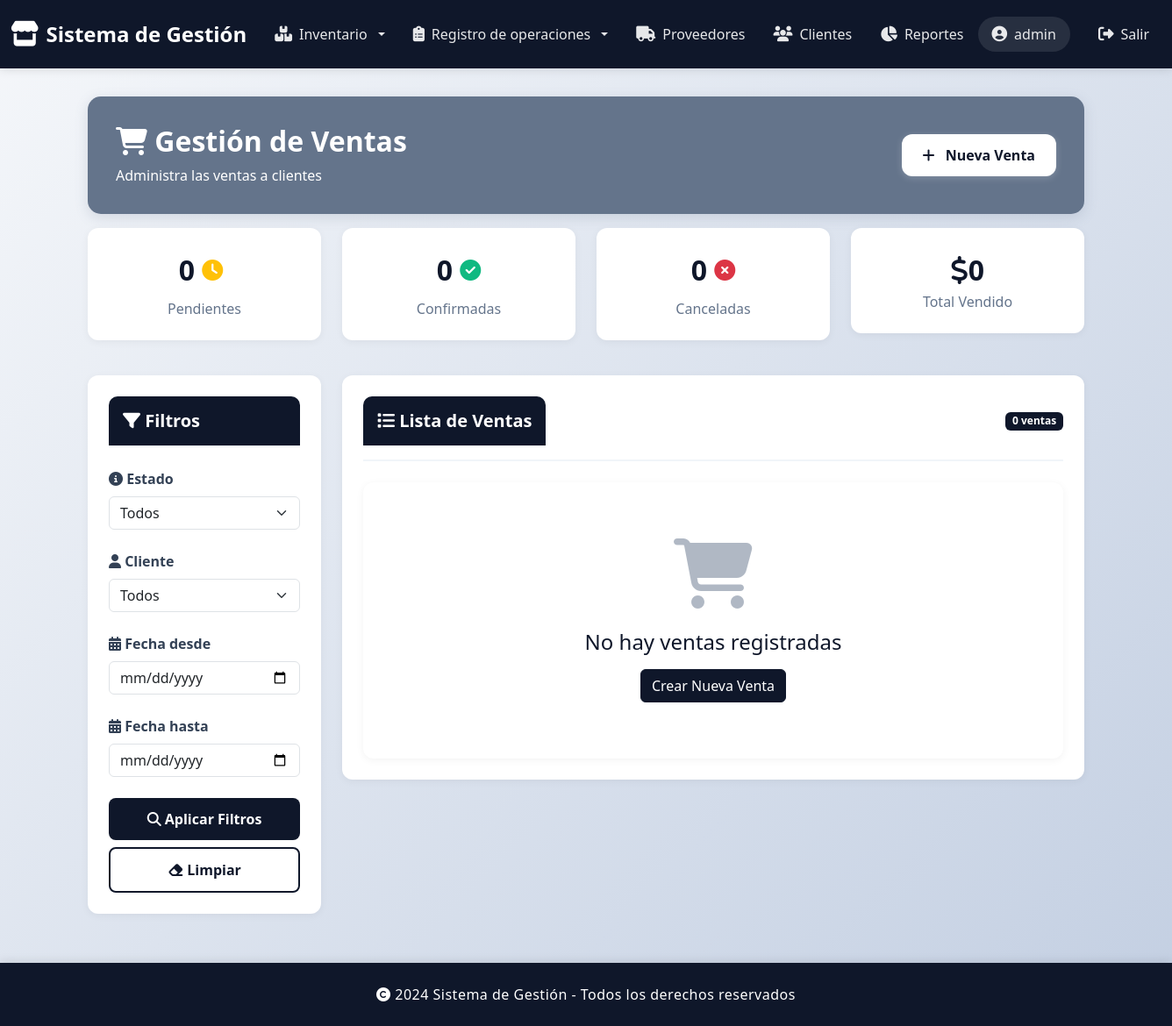
/ventas/ (signed in), run on an earlier commit of the app's database.
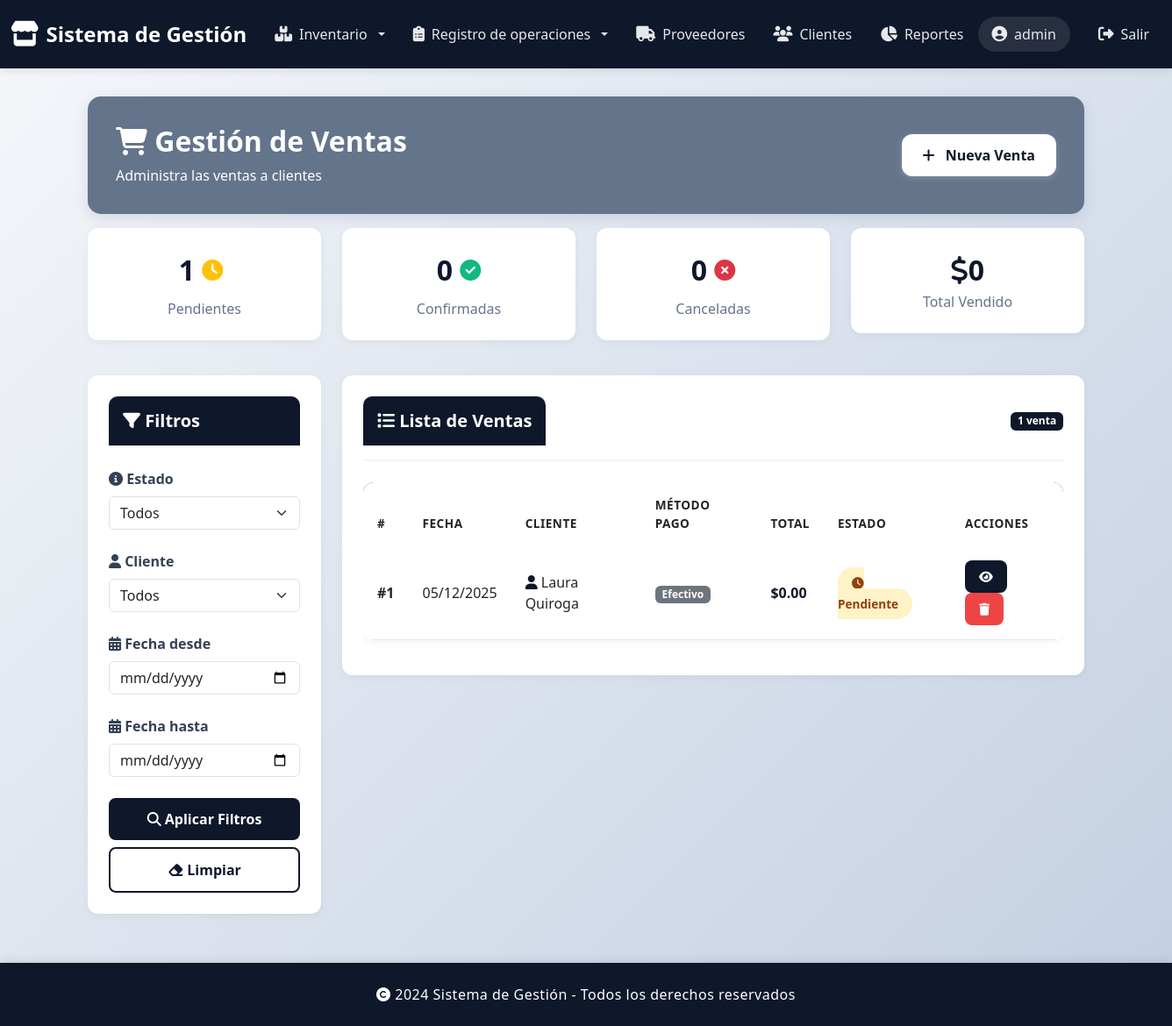
And on a later commit of the database.
### gestionVentas/models.py (models this page shows, shortened)
class Venta(models.Model):
    METODO_PAGO_CHOICES = [
        ('EFECTIVO', 'Efectivo'),
        ('TARJETA', 'Tarjeta'),
        ('TRANSFERENCIA', 'Transferencia'),
        ('MERCADOPAGO', 'MercadoPago'),
    ]
    ESTADO_PENDIENTE = 'PENDIENTE'
    ESTADO_CONFIRMADA = 'CONFIRMADA'
    ESTADO_CANCELADA = 'CANCELADA'
    ESTADOS_CHOICES = [
        (ESTADO_PENDIENTE, 'Pendiente'),
        (ESTADO_CONFIRMADA, 'Confirmada'),
        (ESTADO_CANCELADA, 'Cancelada'),
    ]
    idVenta = models.AutoField(primary_key=True)
    cliente = models.ForeignKey(Cliente, on_delete=models.PROTECT, related_name='ventas')
    usuario = models.ForeignKey(Usuario, on_delete=models.PROTECT, related_name='ventas_realizadas')
    fecha_venta = models.DateTimeField(auto_now_add=True)
    metodo_pago = models.CharField(max_length=20, choices=METODO_PAGO_CHOICES, default='EFECTIVO')
    total = models.DecimalField(max_digits=12, decimal_places=2, default=Decimal('0.00'))
    total_con_iva = models.DecimalField(max_digits=12, decimal_places=2, default=Decimal('0.00'))
    iva_total = models.DecimalField(max_digits=12, decimal_places=2, default=Decimal('0.00'))
    estado = models.CharField(max_length=15, choices=ESTADOS_CHOICES, default=ESTADO_PENDIENTE)
    observaciones = models.TextField(null=True, max_length=200, blank=True)
    class Meta:
        verbose_name = 'Venta'
        verbose_name_plural = 'Ventas'
        ordering = ['-fecha_venta']

### gestionClientes/models.py (models this page shows, shortened)
class Cliente(models.Model):
    idCliente = models.AutoField(primary_key=True)
    nombre = models.CharField(max_length=100)
    apellido = models.CharField(max_length=100)
    dni = models.CharField(max_length=20, unique=True)
    email = models.EmailField(blank=True)
    telefono = models.CharField(max_length=20, blank=True)
    direccion = models.CharField(max_length=200, blank=True)
    fecha_registro = models.DateTimeField(auto_now_add=True)
    activo = models.BooleanField(default=True)
    class Meta:
        verbose_name = 'Cliente'
        verbose_name_plural = 'Clientes'
    def nombre_completo(self):
        return f"{self.nombre} {self.apellido}"

### gestionVentas/views.py (the view)
# urls.py: path('', views.ventas_list, name='ventas_list'),
@login_required
def ventas_list(request):
    from django.core.paginator import Paginator
    from django.db.models import Sum
    ventas_query = Venta.objects.select_related('cliente', 'usuario').all()
    estado_filtro = request.GET.get('estado', '')
    cliente_filtro = request.GET.get('cliente', '')
    fecha_desde = request.GET.get('fecha_desde', '')
    fecha_hasta = request.GET.get('fecha_hasta', '')
    if estado_filtro:
        ventas_query = ventas_query.filter(estado=estado_filtro)
    if cliente_filtro:
        ventas_query = ventas_query.filter(cliente__idCliente=cliente_filtro)
    if fecha_desde:
        ventas_query = ventas_query.filter(fecha_venta__date__gte=fecha_desde)
    if fecha_hasta:
        ventas_query = ventas_query.filter(fecha_venta__date__lte=fecha_hasta)
    stats = {
        'pendientes': Venta.objects.filter(estado='PENDIENTE').count(),
        'confirmadas': Venta.objects.filter(estado='CONFIRMADA').count(),
        'canceladas': Venta.objects.filter(estado='CANCELADA').count(),
        'total': Venta.objects.filter(estado='CONFIRMADA').aggregate(
            total=Sum('total_con_iva')
        )['total'] or 0
    }
    paginator = Paginator(ventas_query, 10)
    page_number = request.GET.get('page', 1)
    ventas = paginator.get_page(page_number)
    clientes = Cliente.objects.all().order_by('nombre', 'apellido')
    context = {
        'ventas': ventas,
        'clientes': clientes,
        'estado_filtro': estado_filtro,
        'cliente_filtro': cliente_filtro,
        'fecha_desde': fecha_desde,
        'fecha_hasta': fecha_hasta,
        'stats': stats,
    }
    return render(request, 'ventas_list.html', context)

### gestionVentas/templates/ventas_list.html (shortened to what the changed rows need)
{% extends 'base.html' %}
{% block content %}
<div class="" style="padding-left: 100px; padding-right: 100px;">
    <div class="ventas-header">
        <div class="d-flex justify-content-between align-items-center">
            <div>
                <h2><i class="fas fa-shopping-cart"></i> Gestión de Ventas</h2>
            </div>
        </div>
    </div>
    <div class="row mb-4">
        <div class="col-md-3 col-sm-6 mb-3">
            <div class="stats-card d-flex align-items-center justify-content-center flex-column">
                <div class="icon d-flex align-items-center justify-content-center">
                    <div class="value me-2">{{ stats.pendientes }}</div>
                    <i class="fas fa-clock text-warning me-2"></i>
                </div>
            </div>
        </div>
    </div>
    <div class="row">
        <div class="col-lg-9">
            <div class="ventas-content-wrapper">
                <div class="content-header">
                    <h5><i class="fas fa-list"></i> Lista de Ventas</h5>
                    <span class="badge bg-slate-primary">{{ ventas.paginator.count }} venta{{ ventas.paginator.count|pluralize }}</span>
                </div>
                {% if ventas %}
                <div class="table-responsive">
                    <table class="table table-ventas">
                        <thead>
                            <tr>
                                <th>#</th>
                                <th>Fecha</th>
                                <th>Cliente</th>
                                <th>Método Pago</th>
                                <th>Total</th>
                                <th>Estado</th>
                                <th>Acciones</th>
                            </tr>
                        </thead>
                        <tbody>
                            {% for venta in ventas %}
                            <tr>
                                <td><strong>#{{ venta.idVenta }}</strong></td>
                                <td>{{ venta.fecha_venta|date:"d/m/Y" }}</td>
                                <td>
                                    <i class="fas fa-user text-slate-primary"></i>
                                    {{ venta.cliente.nombre_completo }}
                                </td>
                                <td>
                                    <span class="badge bg-secondary">{{ venta.get_metodo_pago_display }}</span>
                                </td>
                                <td><strong class="text-slate-primary">${{ venta.total_con_iva|floatformat:2 }}</strong></td>
                                <td>
                                    {% if venta.estado == 'PENDIENTE' %}
                                    <span class="badge-estado badge-pendiente">
                                        <i class="fas fa-clock"></i> Pendiente
                                    </span>
                                    {% elif venta.estado == 'CONFIRMADA' %}
                                    <span class="badge-estado badge-confirmada">
                                        <i class="fas fa-check-circle"></i> Confirmada
                                    </span>
                                    {% else %}
                                    <span class="badge-estado badge-cancelada">
                                        <i class="fas fa-times-circle"></i> Cancelada
                                    </span>
                                    {% endif %}
                                </td>
                                <td>
                                    <a href="{% url 'ventas_detalle' venta.idVenta %}"
                                       class="btn btn-ver btn-sm me-1"
                                       title="Ver detalle">
                                        <i class="fas fa-eye"></i>
                                    </a>
                                    {% if venta.estado == 'PENDIENTE' %}
                                    <button class="btn btn-eliminar-venta btn-sm"
                                            onclick="confirmarEliminacion('{{ venta.idVenta }}')"
                                            title="Eliminar">
                                        <i class="fas fa-trash"></i>
                                    </button>
                                    {% endif %}
                                </td>
                            </tr>
                            {% endfor %}
                        </tbody>
                    </table>
                </div>
                {% else %}
                <div class="empty-state">
                    <i class="fas fa-shopping-cart"></i>
                    <h4>No hay ventas registradas</h4>
                    <a href="{% url 'ventas_crear' %}" class="btn btn-slate-primary">
                        Crear Nueva Venta
                    </a>
                </div>
                {% endif %}
            </div>
        </div>
    </div>
</div>
{% endblock %}

What changed in the data, as far as the page shows it:
added Venta: idVenta "1", fecha_venta "05/12/2025", cliente.nombre_completo "Laura Quiroga", metodo_pago "Efectivo", total_con_iva "0.00", estado "PENDIENTE" (drawn)
Also different on the page:
{{ stats.pendientes }}: "0" → "1"
{{ ventas.paginator.count }}: "0" → "1"
text no longer shown: "No hay ventas registradas Crear Nueva Venta"
text now shown: "# FECHA CLIENTE MÉTODO PAGO TOTAL ESTADO ACCIONES"
